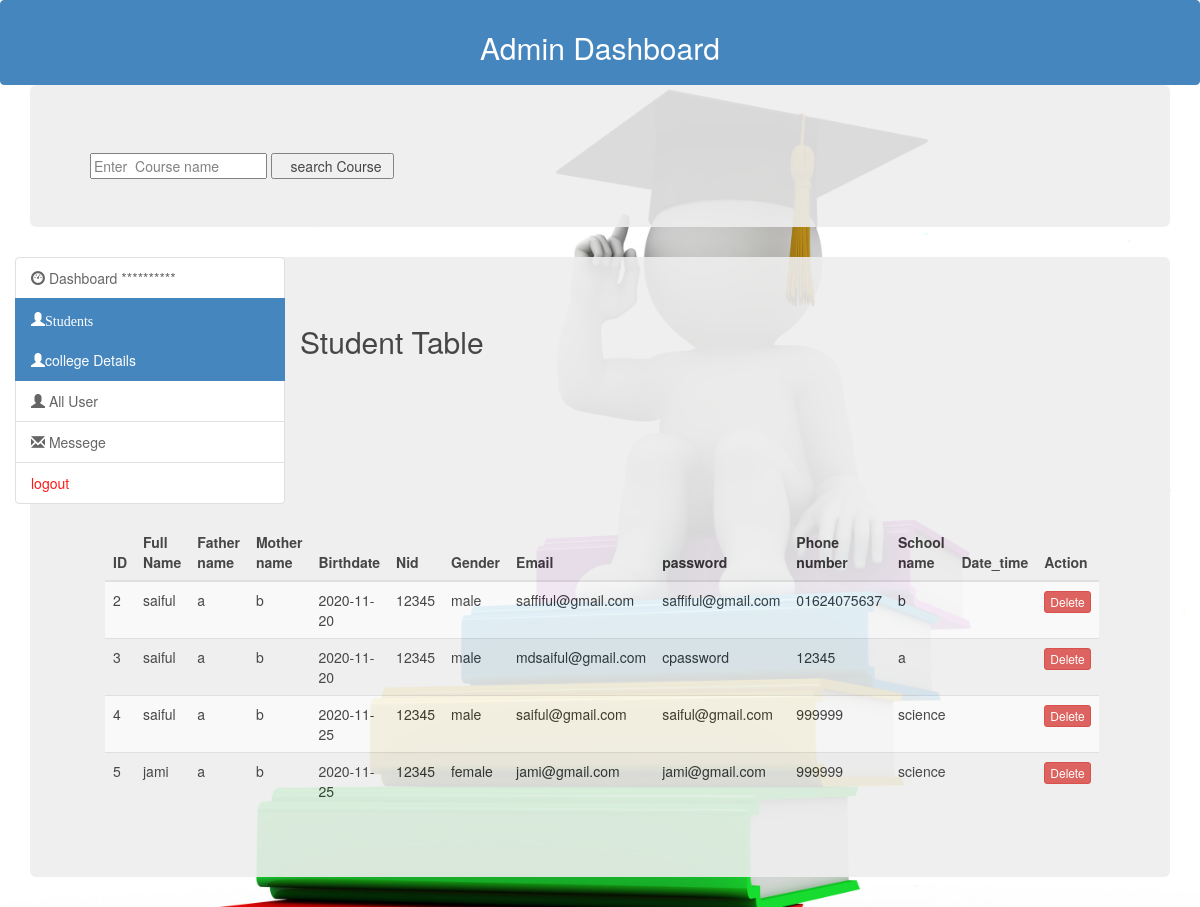
/admin/collegedetails.php, run on the app's committed database.
### tables this page shows
CREATE TABLE `collegeapply` (
  `id` int(150) NOT NULL,
  `name` varchar(100) DEFAULT NULL,
  `fname` varchar(100) DEFAULT NULL,
  `mname` varchar(100) DEFAULT NULL,
  `birthday` varchar(100) DEFAULT NULL,
  `nid` varchar(100) DEFAULT NULL,
  `gender` varchar(100) DEFAULT NULL,
  `email` varchar(100) DEFAULT NULL,
  `password` varchar(100) DEFAULT NULL,
  `phone` varchar(100) DEFAULT NULL,
  `college_name` varchar(100) DEFAULT NULL,
  `date_time` timestamp(6) NULL DEFAULT NULL
);

### admin/collegedetails.php (the view, shortened to what this page needs)
<!DOCTYPE html>
<html lang="en">
<head>
  <link rel="stylesheet" href="https://maxcdn.bootstrapcdn.com/bootstrap/3.4.1/css/bootstrap.min.css">
  <link rel="stylesheet" href="https://cdnjs.cloudflare.com/ajax/libs/font-awesome/4.7.0/css/font-awesome.min.css">
</head>
<body >
<div class="header">
		<div style="text-align:center;" class="list-group-item active "><h2> Admin Dashboard</h2> <?php  if (isset($_SESSION['username'])) : ?>
			<p>Welcome <strong><?php echo $_SESSION['username']; ?></strong></p>
			<p>  </p>
		<?php endif ?>
		</div>
		</div>
	<div class="container">
			<div class="jumbotron">
	<?php
	require_once '../config.php';
		?>
					<form  action = "" method= "POST">
					<input type="text"  name ="college" placeholder="Enter  Course name" />
					<input type="submit" name ="search" value="   search Course "/>
					</form>
			</div>
			</div>
	<div class="container-fluid">
		<div class="row">
			<div class="col-sm-3">
				<div class="list-group">
					<a href="index.php" class="list-group-item "> <i class="glyphicon glyphicon-dashboard"></i> Dashboard **********
					</a>
					<a class="list-group-item active"  href="#"><span class="glyphicon glyphicon-user">Students </span></a>
			<a href="" class="list-group-item active" ><i class="glyphicon glyphicon-user"></i>college Details
					</a>
					<a href="all users.php" class="list-group-item"><i class="glyphicon glyphicon-user"></i> All User
					</a>
					<a href="sms.php" class="list-group-item"><i class="glyphicon glyphicon-envelope"></i> Messege
					</a>
<a class="list-group-item" href="index.php?logout='1'" style="color: red;">logout</a>
				</div>
			</div>
<div class="container">
					<div class="jumbotron" >
					<div class="container">
  <h2>Student Table</h2>
  <table  id="table_id"class="table  table-striped">
    <thead>
		<tr>
	     <th>ID</th>
        <th>Full Name</th>
        <th>Father name</th>
        <th>Mother name</th>
		<th>Birthdate</th>
		<th>Nid</th>
		<th>Gender</th>
		<th>Email</th>
		<th>password</th>
		<th>Phone number</th>
		<th>School name</th>
		<th>Date_time</th>
		<th>Action</th>
      </tr>
    </thead>
    <tbody>
	<?php
	$result=mysqli_query($conn,"SELECT * FROM `collegeapply`  ");
	while($row=mysqli_fetch_assoc($result)){
		?>
      <tr>
        <td><?php echo $row['id']; ?></td>
        <td><?php echo $row['name']; ?></td>
        <td><?php echo $row['fname']; ?></td>
        <td><?php echo $row['mname']; ?></td>
        <td><?php echo $row['birthday']; ?></td>
        <td><?php echo $row['nid']; ?></td>
        <td><?php echo $row['gender']; ?></td>
        <td><?php echo $row['email']; ?></td>
        <td><?php echo $row['password']; ?></td>
		<td><?php echo $row['phone']; ?></td>
        <td><?php echo $row['college_name']; ?></td>
        <td><?php echo $row['date_time']; ?></td>
		<td>
		<a href ="deleteclg.php?id=<?=base64_encode($row['id']);?>" class="btn btn-xs btn-danger"><i></i>Delete   </a>
		</td>
      </tr>
		<?php
	}
	?>
    </tbody>
  </table>
					</div>
  </div>
  </div>
  </div>
	</div>
</body>
</html>

### admin/collegedetails.php (style rules this page uses)
body { margin:auto; background:url('../images/s.jpg'); background-size: 100%; background-repeat: no-repeat; min-height: 1000%; opacity: 0.9; }

### data on the page
collegeapply: id "2", name "saiful", fname "a", mname "b", birthday "2020-11-20", nid "12345", gender "male", email "saffiful@gmail.com", password "saffiful@gmail.com", phone "01624075637", college_name "b"
collegeapply: id "3", name "saiful", fname "a", mname "b", birthday "2020-11-20", nid "12345", gender "male", email "mdsaiful@gmail.com", password "cpassword", phone "12345", college_name "a"
collegeapply: id "4", name "saiful", fname "a", mname "b", birthday "2020-11-25", nid "12345", gender "male", email "saiful@gmail.com", password "saiful@gmail.com", phone "999999", college_name "science"
collegeapply: id "5", name "jami", fname "a", mname "b", birthday "2020-11-25", nid "12345", gender "female", email "jami@gmail.com", password "jami@gmail.com", phone "999999", college_name "science"
